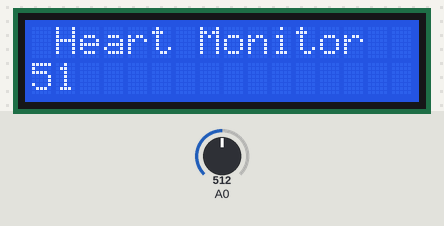
Bench run of a sketch on a simulated Arduino Uno, built with avr-gcc and run on an emulated ATmega328P. Shown: 16×2 character LCD. Inputs (shaded band) come from the test bench; at power-on: A0 = 512. What the sketch prints to the serial monitor is not drawn.

Above: at 1.2 s.
1.3 s: A0 set to 716
At 2.6 s:
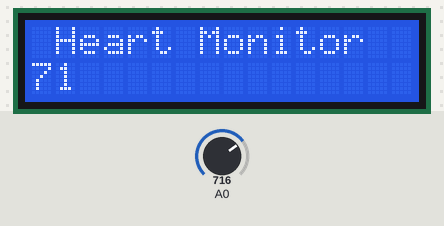
2.9 s: A0 set to 900
At 3.8 s:
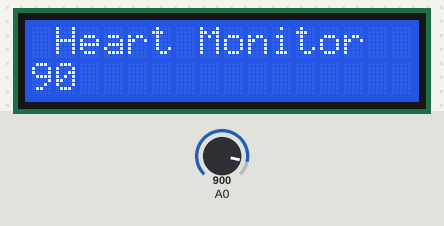
4.4 s: A0 set to 1023
At 5.1 s:
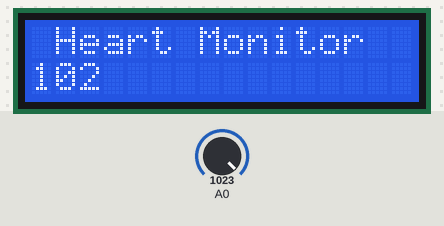
Timing chart, 0 to 7.4 s (numbered marks = the images above; inputs shaded):
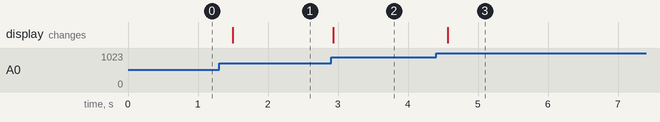

The sketch:

FZF7F1HIMDZ3HQ5.ino
```cpp
/*
This example will show you how to use the KY-039 heart bear sensor.
Its a simple basic heart beat monitor with a LCD1602A. In this example i did not use a I2C for those who dont have it.
 */
#include <Wire.h>
#include <LiquidCrystal.h>
//#include <LiquidCrystal_I2C.h>//uncomment when using a I2C

//LiquidCrystal_I2C lcd(0x27, 2, 1, 0, 4, 5, 6, 7, 3, POSITIVE);// Uncomment when using a I2C
//make sure you set the right adress. here are the most common ones.
//PCF8574 = 0x20, PCF8574A = 0x38, PCF8574AT = 0x3F.

LiquidCrystal lcd(12, 11, 5, 4, 3, 2);
   double alpha=0.75;
   int period=20;
   double refresh=0.0;

void setup(void)
{
   pinMode(A0,INPUT);
   Serial.begin(9600);
   lcd.begin(16,2);
//   lcd.backlight(); //Uncomment when using a I2C
   lcd.clear();
   lcd.setCursor(0,0);
}

void loop(void)
{
   static double oldValue=0;
   static double oldrefresh=0;

   int beat=analogRead(A0);

   double value=alpha*oldValue+(0-alpha)*beat;
   refresh=value-oldValue;


   lcd.setCursor(0,0);
   lcd.print(" Heart Monitor ");
   lcd.setCursor(0,1);
   lcd.print("          ");
   lcd.setCursor(0,1);
   lcd.print(beat/10);
   Serial.println(beat/10);
   oldValue=value;
   oldrefresh=refresh;
   delay(period*10);


}
```

Measured:
- after the input at 1.3 s, the display: changes after 0.20 s (image 1)
- after the input at 2.9 s, the display: changes at once (image 2)
- after the input at 4.4 s, the display: changes after 0.16 s (image 3)
